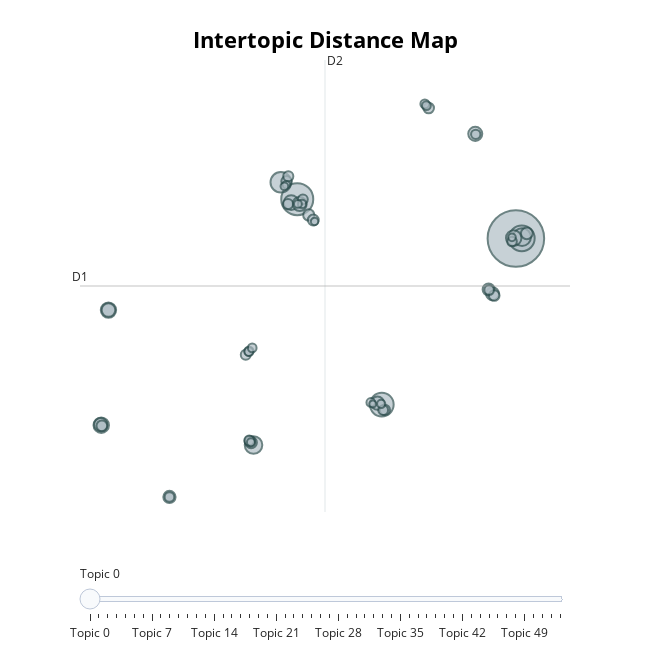

The notebook cell saved with this chart:
### Code cell
custom_model.visualize_topics()
